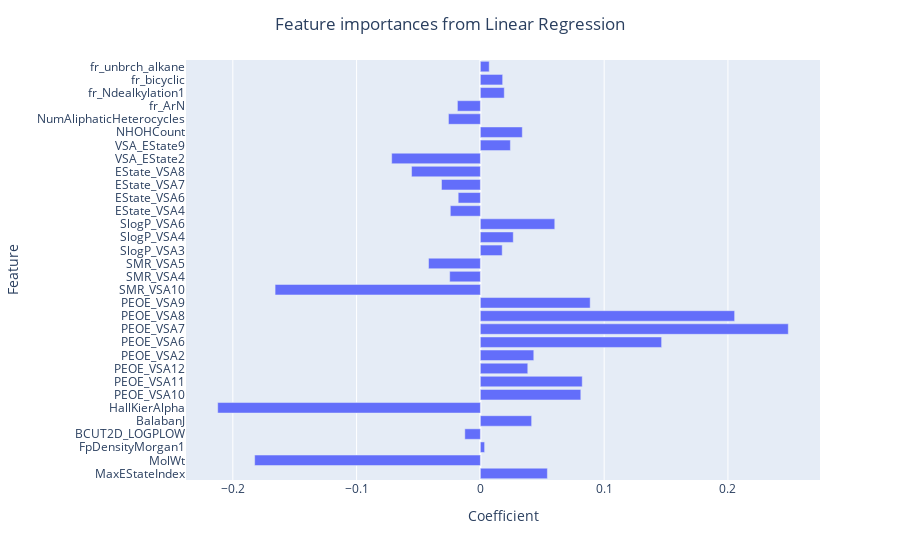

The notebook cell saved with this chart:
### Markdown cell above
## Feature importances

### Code cell
fig = px.bar(list(features.columns), lr.coef_)
fig.update_layout(
    yaxis = dict(
        tickmode = 'array',
        tickvals = list(range(len(features.columns))),
        ticktext = features.columns
    )
)
fig.update_xaxes(title='Coefficient')
fig.update_yaxes(title='Feature')
fig.update_layout(title='Feature importances from Linear Regression', title_x=0.5)
fig.show()

### Figure 1 — Plotly figure (JSON) as saved in the notebook; plotly's stock layout.template omitted (floating-point values rounded to 4 significant figures)
{"data": [{"alignmentgroup": "True", "hovertemplate": "x=%{x}<br>index=%{y}<extra></extra>", "legendgroup": "", "marker": {"color": "#636efa", "pattern": {"shape": ""}}, "name": "", "offsetgroup": "", "orientation": "h", "showlegend": false, "textposition": "auto", "type": "bar", "x": [0.05413, -0.1824, 0.003415, -0.01258, 0.04141, -0.2122, 0.08113, 0.08229, 0.03828, 0.04314, 0.1464, 0.2488, 0.2054, 0.0887, -0.1659, -0.02479, -0.04187, 0.01764, 0.02657, 0.06009, -0.0243, -0.01794, -0.03142, -0.0556, -0.07166, 0.02424, 0.03387, -0.02579, -0.01856, 0.0193, 0.018, 0.007129], "xaxis": "x", "y": [0, 1, 2, 3, 4, 5, 6, 7, 8, 9, 10, 11, 12, 13, 14, 15, 16, 17, 18, 19, 20, 21, 22, 23, 24, 25, 26, 27, 28, 29, 30, 31], "yaxis": "y"}], "layout": {"barmode": "relative", "legend": {"tracegroupgap": 0}, "margin": {"t": 60}, "title": {"text": "Feature importances from Linear Regression", "x": 0.5}, "xaxis": {"anchor": "y", "domain": [0, 1], "title": {"text": "Coefficient"}}, "yaxis": {"anchor": "x", "domain": [0, 1], "tickmode": "array", "ticktext": ["MaxEStateIndex", "MolWt", "FpDensityMorgan1", "BCUT2D_LOGPLOW", "BalabanJ", "HallKierAlpha", "PEOE_VSA10", "PEOE_VSA11", "PEOE_VSA12", "PEOE_VSA2", "PEOE_VSA6", "PEOE_VSA7", "PEOE_VSA8", "PEOE_VSA9", "SMR_VSA10", "SMR_VSA4", "SMR_VSA5", "SlogP_VSA3", "SlogP_VSA4", "SlogP_VSA6", "EState_VSA4", "EState_VSA6", "EState_VSA7", "EState_VSA8", "VSA_EState2", "VSA_EState9", "NHOHCount", "NumAliphaticHeterocycles", "fr_ArN", "fr_Ndealkylation1", "fr_bicyclic", "fr_unbrch_alkane"], "tickvals": [0, 1, 2, 3, 4, 5, 6, 7, 8, 9, 10, 11, 12, 13, 14, 15, 16, 17, 18, 19, 20, 21, 22, 23, 24, 25, 26, 27, 28, 29, 30, 31], "title": {"text": "Feature"}}}}
